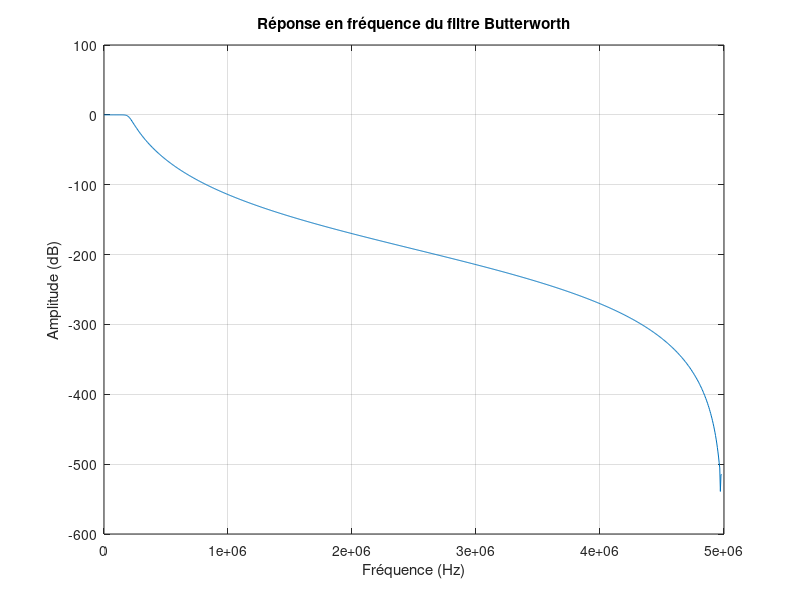

This chart was generated by the following MATLAB code:
% Spécifications du filtre
ordre = 8;               % Ordre du filtre
fc = 200e3;              % Fréquence de coupure en Hz (200 kHz)
fs = 10e6;                % Fréquence d'échantillonnage en Hz (1 MHz)

% Normalisation de la fréquence de coupure par rapport à la fréquence d'échantillonnage
Wn = fc / (fs / 2);

% Conception du filtre Butterworth
[b, a] = butter(ordre, Wn, 'low');

% Affichage des coefficients du filtre
disp('Coefficients du numérateur (b):');
disp(b);
disp('Coefficients du dénominateur (a):');
disp(a);

% Calcul et affichage de la réponse en fréquence du filtre
[H, f] = freqz(b, a, 1024, fs);

% Tracé de la réponse en fréquence
figure;
plot(f, 20*log10(abs(H)));
title('Réponse en fréquence du filtre Butterworth');
xlabel('Fréquence (Hz)');
ylabel('Amplitude (dB)');
grid on;
